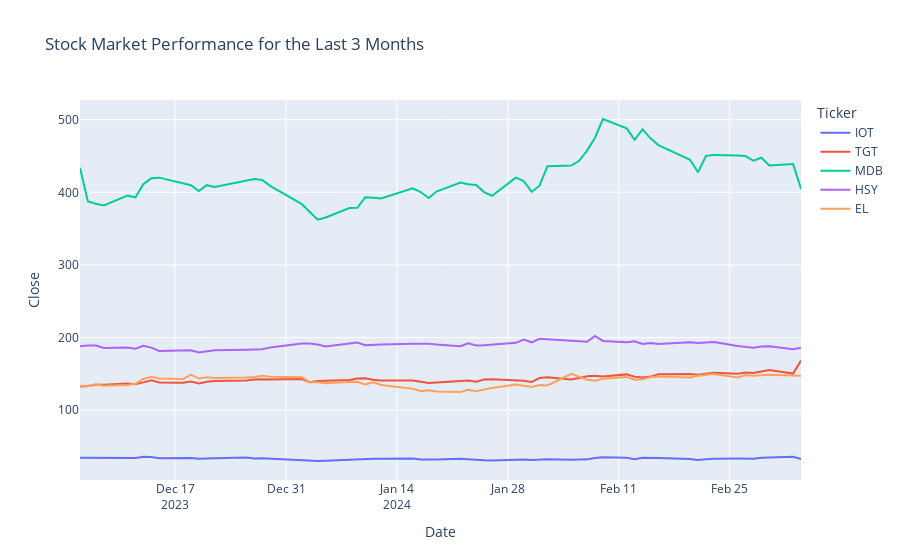

Notebook code for this chart:
### Code cell
# second df plot
fig = px.line(df2, x='Date', 
              y='Close', 
              color='Ticker', 
              title="Stock Market Performance for the Last 3 Months")
fig.show()
